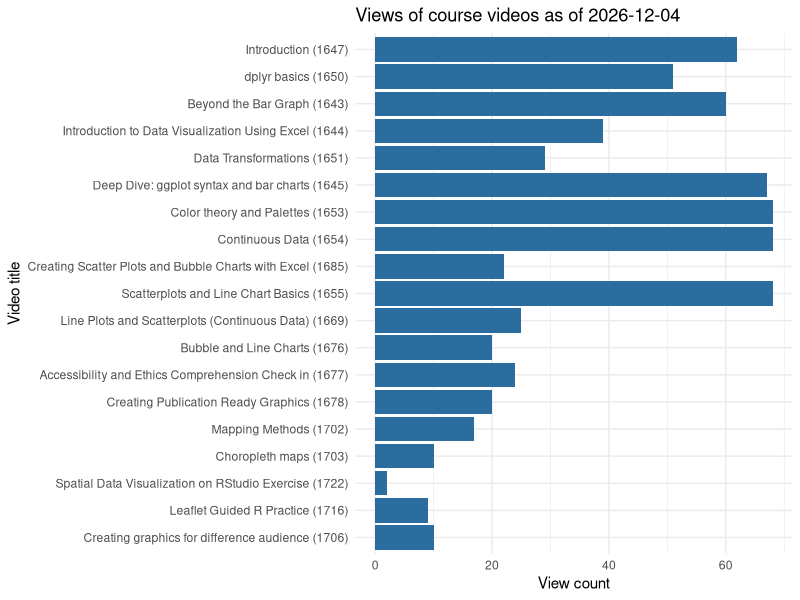
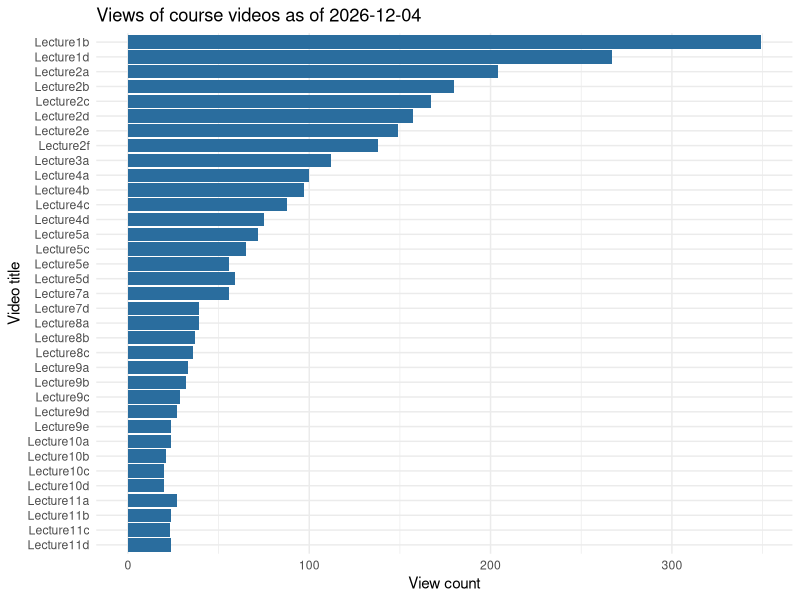

Write R code to recreate these figures, in order.
## ---- chunk 1
knitr::opts_chunk$set(echo = TRUE)
library(tidyverse)
library(knitr)
library(kableExtra)
## ---- chunk 2
enrollment_export <- read_csv("enrollments_export.csv")
## ---- chunk 3
r_fund <- filter(enrollment_export, `Listing Name` == "R and RStudio Fundamentals")
## ---- chunk 4
one_week_ago <- today()-7
r_fund_week <- filter(r_fund, `Created At` > one_week_ago)
## ---- chunk 5
certificates <- read_csv("certificates.csv")
r_fund_certs <- filter(certificates, `Group name` == "R and R Studio Fundamentals")
r_fund_certs_week <- filter(r_fund_certs, `Issued on` > one_week_ago)
## ---- chunk 6
r_grades <- read_csv("Grades-R_and_R_Studio_Foundamentals.csv")
## ---- chunk 7
r_grades %>% 
    summarize_if(is.numeric, sum, na.rm=TRUE) %>%
    kable(caption = "Views per video")
## ---- chunk 8
r_grades %>%
    mutate(sum = rowSums(across(where(is.numeric)), na.rm = TRUE)) %>%
    pull(sum) %>%
    table() %>%
    kable(caption = "Number of videos watched by participants",
          col.names = c("Videos completed","Frequency"),
          align = "c")
## ---- chunk 9
viz <- filter(enrollment_export, `Listing Name` == "Data Visualization for Public Health")
## ---- chunk 10
viz_week <- filter(viz, `Created At` > one_week_ago)
## ---- chunk 11
viz_grades <- read_csv("Grades-Data_Visualization_for_Public_Health.csv")
viz_video_names <- names(viz_grades[seq(from = 6, to = 24)])
## ---- chunk 12
df_long <- viz_grades %>%
    filter(Student != "Points Possible", Student != "Student, Test") %>% # remove "points possible row from gradebook and the test student
    select(-(2:5)) %>% # remove unneeded data columns
    select(-(21:39)) %>% # remove grade columns that aren't for individual videos
    pivot_longer(cols = 2:20,
                 names_to = "Video",  # column with video names
                 values_to = "Watched") %>% # column with the value 1 for "watched"
    filter(Watched == 1) # keep only rows where the video was watched

# put videos in sequential order
viz_video_levels <- rev(c("Introduction (1647)",
                          "dplyr basics (1650)",
                          "Beyond the Bar Graph (1643)",
                          "Introduction to Data Visualization Using Excel (1644)",
                          "Data Transformations (1651)",
                          "Deep Dive: ggplot syntax and bar charts (1645)",
                          "Color theory and Palettes (1653)",
                          "Continuous Data (1654)",
                          "Creating Scatter Plots and Bubble Charts with Excel (1685)",
                          "Scatterplots and Line Chart Basics (1655)",
                          "Line Plots and Scatterplots (Continuous Data) (1669)",
                          "Bubble and Line Charts (1676)",
                          "Accessibility and Ethics Comprehension Check in (1677)",
                          "Creating Publication Ready Graphics (1678)",
                          "Mapping Methods (1702)",
                          "Choropleth maps (1703)",
                          "Spatial Data Visualization on RStudio Exercise (1722)",
                          "Leaflet Guided R Practice (1716)",
                          "Creating graphics for difference audience (1706)"))

# viz_video_weeks <- 

# summarize the data to count viewership
video_count <- df_long %>%
    count(Video) %>%
    mutate(Video_fac = factor(Video,
                              levels = viz_video_levels,
                              ordered = TRUE))
## ---- chunk 13
title <- paste0("Views of course videos as of ", today())

# bar chart
ggplot(video_count, aes(y = Video_fac, x = n)) +
    geom_bar(stat = "identity", fill = "#2a6d9e") +
    labs(y = "Video title", x = "View count", 
         title = title) +
    theme_minimal()
## ---- chunk 14
causal <- filter(enrollment_export, `Listing Name` == "Introduction to Causal Inference for Public Health Professionals")
## ---- chunk 15
causal_week <- filter(causal, `Created At` > one_week_ago)
## ---- chunk 16
causal_certs <- filter(certificates,
                       `Group name` == "Causal Trailblazer Tier 1" |
                           `Group name` == "Causal Navigator Tier 2" |
                           `Group name` == "Causal Explorer Tier 3" )
causal_certs_week <- filter(causal_certs, `Issued on` > one_week_ago)
## ---- chunk 17
title2 <- paste0("Total certificates granted as of ", today())

causal_certs %>% 
    group_by(`Group name`) %>%
    summarize(Certificates = n()) %>%
    kable(caption = title2,
          col.names = c("Tier","Number of certificates"))
## ---- chunk 18
title3 <- paste0("Certificates granted since ", today()-7)

causal_certs %>%
    filter(`Issued on` > today()-7) %>%
    group_by(`Group name`) %>%
    summarize(Certificates = n()) %>%
    kable(caption = title3,
          col.names = c("Tier","Number of certificates"))
## ---- chunk 19
# causal_grades <- read_csv("Grades-Causal_Inference.csv",
#                           col_types = "cnnnnnnnnnnnnnnnnnnnnnnnnnnnnnnnnnnn")
#     
# str(causal_grades)
# 
causal_grades <- read_csv("Grade-Causal_Transformed.csv")
## ---- chunk 20
causal_grades_long <- causal_grades %>%
    pivot_longer(cols = 2:36,
                 names_to = "Video",  # column with video names
                 values_to = "Watched") %>% # column with the value 1 for "watched"
    filter(Watched == 1) # keep only rows where the video was watched
## ---- chunk 21
causual_video_names <- rev(c("Lecture1b", "Lecture1d", "Lecture2a","Lecture2b", "Lecture2c", "Lecture2d","Lecture2e", "Lecture2f", "Lecture3a", "Lecture4a", "Lecture4b", "Lecture4c", "Lecture4d", "Lecture5a", "Lecture5c", "Lecture5e", "Lecture5d",  "Lecture7a", "Lecture7d", "Lecture8a", "Lecture8b", "Lecture8c", "Lecture9a", "Lecture9b", "Lecture9c", "Lecture9d", "Lecture9e", "Lecture10a", "Lecture10b", "Lecture10c", "Lecture10d", "Lecture11a", "Lecture11b", "Lecture11c", "Lecture11d"))

#  summarize the data to count viewership
causal_video_count <- causal_grades_long %>%
    count(Video) %>%
    mutate(Video_fac = factor(Video,
                              levels = causual_video_names,
                              ordered = TRUE))
## ---- chunk 22
title4 <- paste0("Views of course videos as of ", today())

# bar chart
ggplot(causal_video_count, aes(y = Video_fac, x = n)) +
    geom_bar(stat = "identity", fill = "#2a6d9e") +
    labs(y = "Video title", x = "View count", 
         title = title4) +
    theme_minimal()
